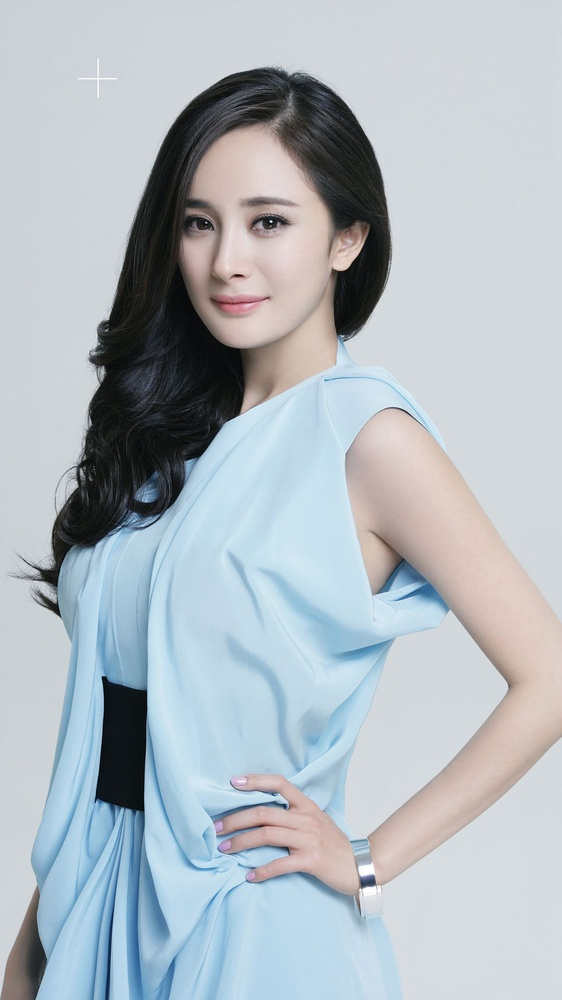
#> input picture image_beautify/bad.jpg, 562 x 1000 px, shrunk from 1440 x 2560 before the run
$ python image_gray_histogram_sourcecode.py   (older library calls are emulated)
#> lines starting #> are read from the running program, lines starting #| are printed output that depends on the picture
import cv2
import numpy as np
import matplotlib.pyplot as plt

img = cv2.imread("bad.jpg",1)
#> img is the input picture: shape (1000, 562, 3); mean B, G, R 191.7, 185.1, 176.6
imgInfo = img.shape
#> imgInfo = (1000, 562, 3)
height = imgInfo[0]
#> height = 1000
width = imgInfo[1]
#> width = 562
gray = cv2.cvtColor(img,cv2.COLOR_BGR2GRAY)
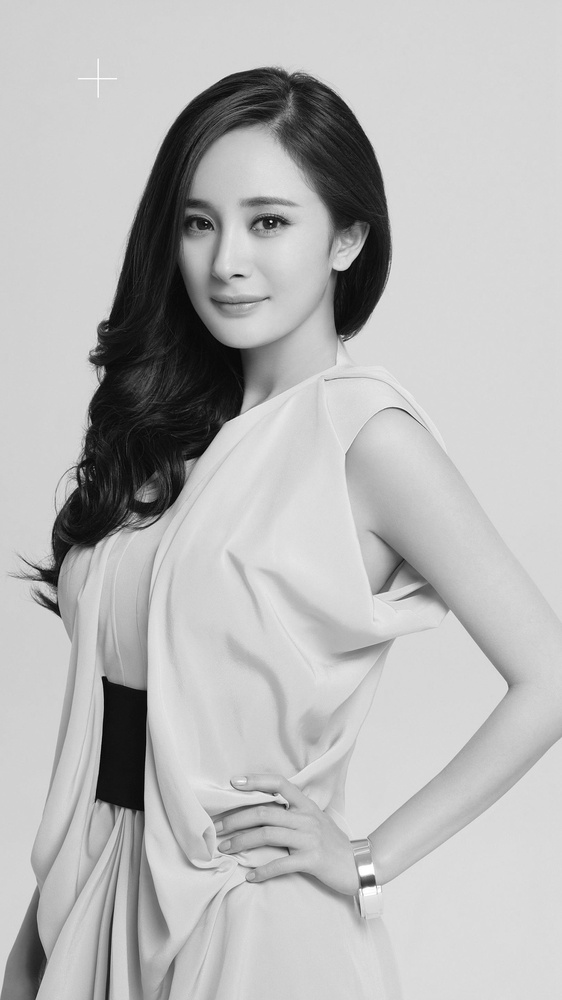
#> gray: shape (1000, 562); min 1, max 255, mean 183.4
count = np.zeros(256,np.float)
for i in range(height):
    for j in range(width):
        pixel = gray[i,j]
        index = int(pixel)
        count[index] = count[index] + 1
#> after the loop, count = 256 values, max 52093 at index 216, min 0 at index 0, mean 2195.3
for i in range(256):
    count[i] = count[i]/(height*width)
#> after the loop, count = 256 values, max 0.0927 at index 216, min 0 at index 0, mean 0.00391
x = np.linspace(0,255,256)
y = count
#> y has the same summary as count
plt.bar(x,y,0.9,alpha=1,color="b")
plt.show()
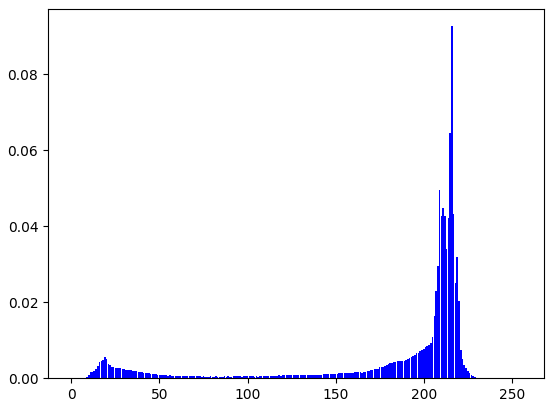
#> figure drawn by matplotlib, 1 panel; tallest bar 0.0927 high, from x = 215.6 to 216.5
cv2.waitKey(0)
